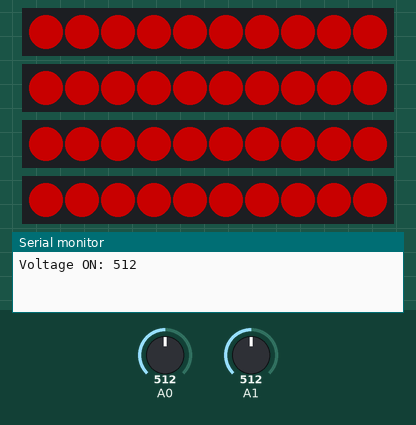
A sketch run on a simulated Arduino Uno, built with avr-gcc and run on an emulated ATmega328P. On the bench: 4 × 10 RGB LEDs in strip order, left to right, the last lines printed to the serial monitor. The test bench sets the inputs (shaded band); at power-on: A0 = 512, A1 = 512. Dim RGB values are drawn brighter than linear.

Above: at 0.1 s.
At 5.1 s:
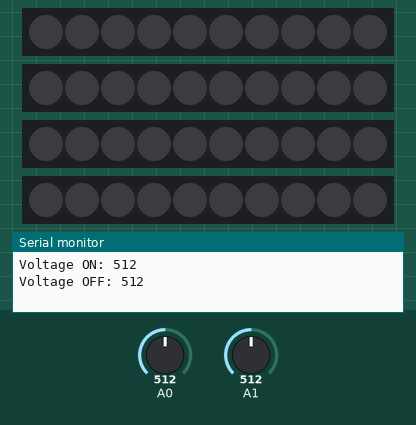

The sketch:

optDummyTest.ino
```cpp
/////////////////////////////////////////Initialising/////////////////////////////////////////////////
#include <FastLED.h>
#include "Arduino.h"


#define NUM_LEDS 10
#define BRAKE_PIN 2
#define REAR_PIN 3
#define BLINK_PIN 7
#define REVERSE_PIN 8


CRGB leds[NUM_LEDS];

//unsigned long LastTimeLedBlinked = millis();
//unsigned long LastTimeLedBlinked = 25;


/////////////////////////////////////////Config/////////////////////////////////////////////////

void setup() {
  FastLED.addLeds<WS2812, BRAKE_PIN, GRB>(leds, NUM_LEDS);
  FastLED.addLeds<WS2812, REAR_PIN, GRB>(leds, NUM_LEDS);
  FastLED.addLeds<WS2812, BLINK_PIN, GRB>(leds, NUM_LEDS);
  FastLED.addLeds<WS2812, REVERSE_PIN, GRB>(leds, NUM_LEDS);
  FastLED.setMaxPowerInVoltsAndMilliamps(5, 1500);                   // Set power limit of LED strip to 5V, 1500mA
  for (int i = 0; i < NUM_LEDS/2; i++)
  {
    leds[i] = CRGB(0, 0, 0);
  }
  FastLED.show();
  //FastLED.clear(); FastLED.show();                                   // Initialize all LEDs to "OFF"
  //attachInterrupt(digitalPinToInterrupt(aSeenPin), sensor, RISING);  //Interrupt for whatever
  Serial.begin(115200);                                              //Open serial port writing:
  pinMode(BRAKE_PIN, OUTPUT);
  pinMode(REAR_PIN, OUTPUT);
  pinMode(BLINK_PIN, OUTPUT);
  pinMode(REVERSE_PIN, OUTPUT);
}


/////////////////////////////////////////Setup/////////////////////////////////////////////////


void loop() {


  //Blink5V();
  Rear5V();
  //Brake5V();
  //Reverse5V();
  //Test12V();
  int TempValue = analogRead(A1);
  Serial.print("Temp Value: ");
  Serial.println(TempValue);


}


/////////////////////////////////////////Funktions/////////////////////////////////////////////////

void Test12V(){
  Serial.println("12V vises");
  digitalWrite(BRAKE_PIN, HIGH);
  delay(500);

  int sensorValue = analogRead(A0);
  float voltage= sensorValue * (5.0 / 1023.0);
  Serial.print("Voltage: ");
  Serial.print(voltage);
  Serial.println("");

  delay(4500);
  digitalWrite(BRAKE_PIN, LOW);
  delay(3000);
}


void Blink5V(){
  for (int i = 0; i < NUM_LEDS; i++)
  {
    leds[i] = CRGB(100, 30, 0);
  }
    FastLED.show();
    delay(500);

  int sensorValue = analogRead(A0);
  //float voltage = sensorValue * (5.0 / 1023.0);
  double voltage = map(sensorValue, 0, 1023, 0, 5);
  Serial.print("Voltage ON: ");
  Serial.print(sensorValue);
  Serial.println("");


    delay(5000);

    FastLED.clear();                                    // Initialize all LEDs to "OFF"
    FastLED.show();
    sensorValue = analogRead(A0);
    voltage = map(sensorValue, 0, 1023, 0, 5);
    Serial.print("Voltage OFF: ");
    Serial.print(sensorValue);
    Serial.println("");
    delay(3000);
}

void Brake5V(){
  for (int i = 0; i < NUM_LEDS/2; i++)
  {
    leds[i] = CRGB(100, 0, 0);
  }
    FastLED.show();

  for (int i = NUM_LEDS/2; i < NUM_LEDS; i++)
  {
    leds[i] = CRGB(10, 0, 0);
  }
    FastLED.show();

  int sensorValue = analogRead(A0);
  //float voltage = sensorValue * (5.0 / 1023.0);
  double voltage = map(sensorValue, 0, 1023, 0, 5);
  Serial.print("Voltage ON: ");
  Serial.print(sensorValue);
  Serial.println("");


    delay(5000);

    FastLED.clear();                                    // Initialize all LEDs to "OFF"
    FastLED.show();
    sensorValue = analogRead(A0);
    voltage = map(sensorValue, 0, 1023, 0, 5);
    Serial.print("Voltage OFF: ");
    Serial.print(sensorValue);
    Serial.println("");
    delay(3000);
}

void Reverse5V(){
  for (int i = 0; i < NUM_LEDS/2; i++)
  {
    leds[i] = CRGB(255, 255, 255);
  }
    FastLED.show();

  for (int i = NUM_LEDS/2; i < NUM_LEDS; i++)
  {
    leds[i] = CRGB(255, 255, 255);
  }
    FastLED.show();

  int sensorValue = analogRead(A0);
  //float voltage = sensorValue * (5.0 / 1023.0);
  double voltage = map(sensorValue, 0, 1023, 0, 5);
  Serial.print("Voltage ON: ");
  Serial.print(sensorValue);
  Serial.println("");


    delay(5000);

    FastLED.clear();                                    // Initialize all LEDs to "OFF"
    FastLED.show();
    sensorValue = analogRead(A0);
    voltage = map(sensorValue, 0, 1023, 0, 5);
    Serial.print("Voltage OFF: ");
    Serial.print(sensorValue);
    Serial.println("");
    delay(3000);
}

void Rear5V(){
  for (int i = 0; i < NUM_LEDS/2; i++)
  {
    leds[i] = CRGB(100, 0, 0);
  }
    FastLED.show();

  for (int i = NUM_LEDS/2; i < NUM_LEDS; i++)
  {
    leds[i] = CRGB(100, 0, 0);
  }
    FastLED.show();

  int sensorValue = analogRead(A0);
  //float voltage = sensorValue * (5.0 / 1023.0);
  double voltage = map(sensorValue, 0, 1023, 0, 5);
  Serial.print("Voltage ON: ");
  Serial.print(sensorValue);
  Serial.println("");


    delay(5000);

    FastLED.clear();                                    // Initialize all LEDs to "OFF"
    FastLED.show();
    sensorValue = analogRead(A0);
    voltage = map(sensorValue, 0, 1023, 0, 5);
    Serial.print("Voltage OFF: ");
    Serial.print(sensorValue);
    Serial.println("");
    delay(3000);
}
```

Measured:
- what the display in image 1 shows lasts 3.0 s, from 5.0 s to 8.0 s
